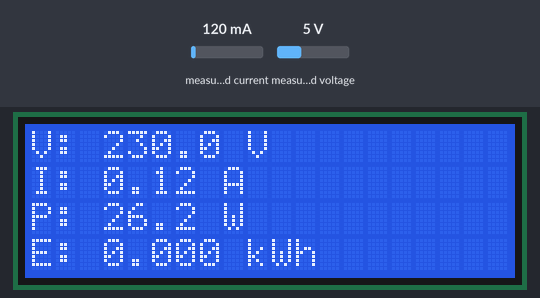
A sketch run on a simulated ESP32. On the bench: 20×4 character LCD. The test bench sets the inputs (shaded band); at power-on: measured current 120 mA, measured voltage 5 V. WiFi joins after 1.5 s; servers stay silent unless stated; uploads are accepted with an empty reply; what the sketch prints to the serial monitor is not drawn.

Above: at 8.9 s.
9.0 s: measured current set to 40 mA
At 11.2 s:
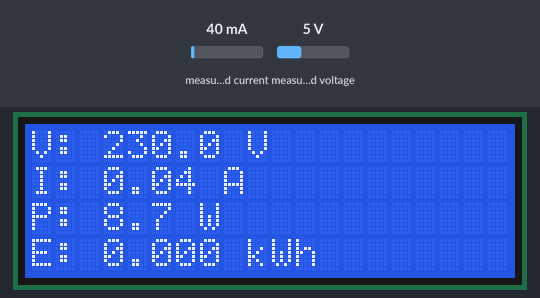
11.5 s: measured voltage set to 0.3 V
At 13.6 s:
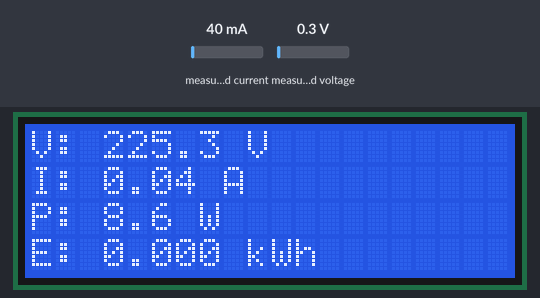
13.9 s: measured current set to 500 mA
At 15.0 s:
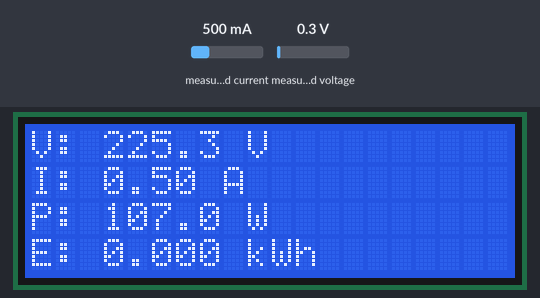
16.9 s: measured voltage set to 3.8 V
At 18.8 s:
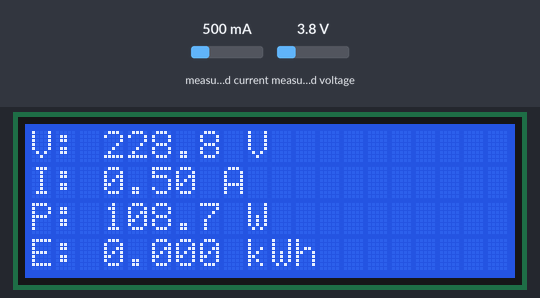
Timing chart, 0 to 20.3 s (numbered marks = the images above; inputs shaded):
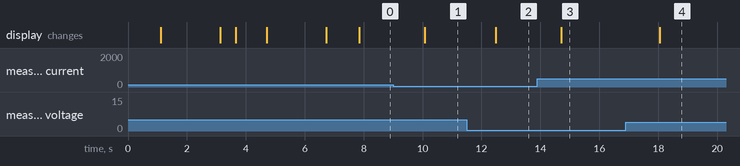

Measured:
- after the input at 9.0 s, the display: changes after 1.1 s (image 1)
- after the input at 11.5 s, the display: changes after 0.99 s (image 2)
- after the input at 13.9 s, the display: changes after 0.81 s (image 3)
- after the input at 16.9 s, the display: changes after 1.1 s (image 4)

The sketch:

esp32_pzemm_004T.ino
```cpp
#include <WiFi.h>
#include <HTTPClient.h>

#include <PZEM004Tv30.h>

#include <Wire.h>
#include <LiquidCrystal_I2C.h>


// =====================================================
// WIFI
// =====================================================

const char* WIFI_SSID = "moto g stylus 5G - 2023";
const char* WIFI_PASSWORD = "12345678@53";


// =====================================================
// SERVEUR DJANGO
// =====================================================

const char* API_URL =
  "http://10.65.107.74:8000/api/pzem/mesure/";


// =====================================================
// IDENTIFICATION DU COMPTEUR
// =====================================================

const char* DEVICE_ID = "COMPTEUR_01";


// =====================================================
// PZEM-004T
// =====================================================

#define PZEM_RX_PIN 16
#define PZEM_TX_PIN 17

HardwareSerial pzemSerial(2);

PZEM004Tv30 pzem(
  pzemSerial,
  PZEM_RX_PIN,
  PZEM_TX_PIN
);


// =====================================================
// LCD 20x4 I2C
// =====================================================

#define LCD_SDA 21
#define LCD_SCL 22

LiquidCrystal_I2C lcd(0x27, 20, 4);


// =====================================================
// INTERVALLE D'ENVOI
// =====================================================

const unsigned long INTERVALLE_ENVOI = 10000;

unsigned long dernierEnvoi = 0;


// =====================================================
// CONNEXION WIFI
// =====================================================

void connecterWiFi()
{
  Serial.println();
  Serial.println("================================");
  Serial.println("Connexion Wi-Fi...");
  Serial.println("================================");

  WiFi.begin(
    WIFI_SSID,
    WIFI_PASSWORD
  );

  lcd.clear();

  lcd.setCursor(0, 0);
  lcd.print("Connexion WiFi...");

  int compteur = 0;

  while (
    WiFi.status() != WL_CONNECTED &&
    compteur < 30
  )
  {
    delay(500);

    Serial.print(".");

    lcd.setCursor(0, 1);
    lcd.print("Attente...        ");

    compteur++;
  }


  if (WiFi.status() == WL_CONNECTED)
  {
    Serial.println();
    Serial.println("WiFi connecte !");

    Serial.print("IP ESP32 : ");
    Serial.println(WiFi.localIP());

    lcd.clear();

    lcd.setCursor(0, 0);
    lcd.print("WiFi CONNECTE");

    lcd.setCursor(0, 1);
    lcd.print(WiFi.localIP());

    delay(2000);
  }
  else
  {
    Serial.println();
    Serial.println("Erreur WiFi !");

    lcd.clear();

    lcd.setCursor(0, 0);
    lcd.print("WiFi ERREUR");

    delay(2000);
  }
}


// =====================================================
// AFFICHAGE LCD
// =====================================================

void afficherLCD(
  float tension,
  float courant,
  float puissance,
  float energie
)
{
  lcd.clear();


  // Ligne 1
  lcd.setCursor(0, 0);
  lcd.print("V: ");

  if (!isnan(tension))
  {
    lcd.print(tension, 1);
  }
  else
  {
    lcd.print("---");
  }

  lcd.print(" V");


  // Ligne 2
  lcd.setCursor(0, 1);
  lcd.print("I: ");

  if (!isnan(courant))
  {
    lcd.print(courant, 2);
  }
  else
  {
    lcd.print("---");
  }

  lcd.print(" A");


  // Ligne 3
  lcd.setCursor(0, 2);
  lcd.print("P: ");

  if (!isnan(puissance))
  {
    lcd.print(puissance, 1);
  }
  else
  {
    lcd.print("---");
  }

  lcd.print(" W");


  // Ligne 4
  lcd.setCursor(0, 3);
  lcd.print("E: ");

  if (!isnan(energie))
  {
    lcd.print(energie, 3);
  }
  else
  {
    lcd.print("---");
  }

  lcd.print(" kWh");
}


// =====================================================
// ENVOI VERS DJANGO
// =====================================================

void envoyerDjango(
  float tension,
  float courant,
  float puissance,
  float energie
)
{
  if (WiFi.status() != WL_CONNECTED)
  {
    Serial.println(
      "WiFi non connecte. Envoi impossible."
    );

    return;
  }


  HTTPClient http;


  Serial.println();
  Serial.println(
    "Envoi des donnees vers Django..."
  );


  http.begin(API_URL);

  http.addHeader(
    "Content-Type",
    "application/json"
  );


  // ---------------------------------------------------
  // Création du JSON
  // ---------------------------------------------------

  String json = "{";

  json += "\"device_id\":\"";
  json += DEVICE_ID;
  json += "\",";

  json += "\"tension\":";
  json += String(tension, 2);
  json += ",";

  json += "\"courant\":";
  json += String(courant, 3);
  json += ",";

  json += "\"puissance\":";
  json += String(puissance, 2);
  json += ",";

  json += "\"energie\":";
  json += String(energie, 3);

  json += "}";


  Serial.println("JSON :");
  Serial.println(json);


  // ---------------------------------------------------
  // POST
  // ---------------------------------------------------

  int codeHTTP =
    http.POST(json);


  Serial.print(
    "Code HTTP : "
  );

  Serial.println(codeHTTP);


  if (codeHTTP > 0)
  {
    String reponse =
      http.getString();

    Serial.println(
      "Reponse Django :"
    );

    Serial.println(reponse);
  }
  else
  {
    Serial.println(
      "Erreur communication avec Django."
    );
  }


  http.end();
}


// =====================================================
// SETUP
// =====================================================

void setup()
{
  Serial.begin(115200);

  delay(1000);


  Serial.println();
  Serial.println(
    "========================================"
  );

  Serial.println(
    "COMPTEUR ELECTRIQUE ESP32"
  );

  Serial.println(
    "PZEM + LCD + Django"
  );

  Serial.println(
    "========================================"
  );


  // ---------------------------------------------------
  // LCD
  // ---------------------------------------------------

  Wire.begin(
    LCD_SDA,
    LCD_SCL
  );

  lcd.init();

  lcd.backlight();


  lcd.clear();

  lcd.setCursor(0, 0);
  lcd.print("COMPTEUR ELECTRIQUE");

  lcd.setCursor(0, 1);
  lcd.print("ESP32 + PZEM");

  lcd.setCursor(0, 2);
  lcd.print(DEVICE_ID);

  delay(2000);


  // ---------------------------------------------------
  // WiFi
  // ---------------------------------------------------

  connecterWiFi();


  // ---------------------------------------------------
  // PZEM
  // ---------------------------------------------------

  Serial.println(
    "PZEM initialise."
  );

  lcd.clear();

  lcd.setCursor(0, 0);
  lcd.print("PZEM initialise");

  delay(1000);
}


// =====================================================
// LOOP
// =====================================================

void loop()
{
  // ---------------------------------------------------
  // Vérification WiFi
  // ---------------------------------------------------

  if (WiFi.status() != WL_CONNECTED)
  {
    Serial.println(
      "WiFi perdu..."
    );

    connecterWiFi();
  }


  // ---------------------------------------------------
  // Lecture PZEM
  // ---------------------------------------------------

  float tension =
    pzem.voltage();


  float courant =
    pzem.current();


  float puissance =
    pzem.power();


  float energie =
    pzem.energy();


  // ---------------------------------------------------
  // Affichage série
  // ---------------------------------------------------

  Serial.println();
  Serial.println(
    "========== PZEM =========="
  );


  Serial.print(
    "Tension : "
  );

  Serial.print(
    tension
  );

  Serial.println(
    " V"
  );


  Serial.print(
    "Courant : "
  );

  Serial.print(
    courant
  );

  Serial.println(
    " A"
  );


  Serial.print(
    "Puissance : "
  );

  Serial.print(
    puissance
  );

  Serial.println(
    " W"
  );


  Serial.print(
    "Energie : "
  );

  Serial.print(
    energie
  );

  Serial.println(
    " kWh"
  );


  // ---------------------------------------------------
  // Vérification lecture
  // ---------------------------------------------------

  if (
    isnan(tension) ||
    isnan(courant) ||
    isnan(puissance) ||
    isnan(energie)
  )
  {
    Serial.println(
      "ERREUR : lecture PZEM impossible."
    );


    lcd.clear();

    lcd.setCursor(0, 0);
    lcd.print("ERREUR PZEM");

    lcd.setCursor(0, 1);
    lcd.print("Verifier cablage");

    delay(2000);

    return;
  }


  // ---------------------------------------------------
  // LCD
  // ---------------------------------------------------

  afficherLCD(
    tension,
    courant,
    puissance,
    energie
  );


  // ---------------------------------------------------
  // Envoi Django toutes les 10 secondes
  // ---------------------------------------------------

  if (
    millis() - dernierEnvoi >=
    INTERVALLE_ENVOI
  )
  {
    dernierEnvoi = millis();


    envoyerDjango(
      tension,
      courant,
      puissance,
      energie
    );
  }


  delay(1000);
}
```
